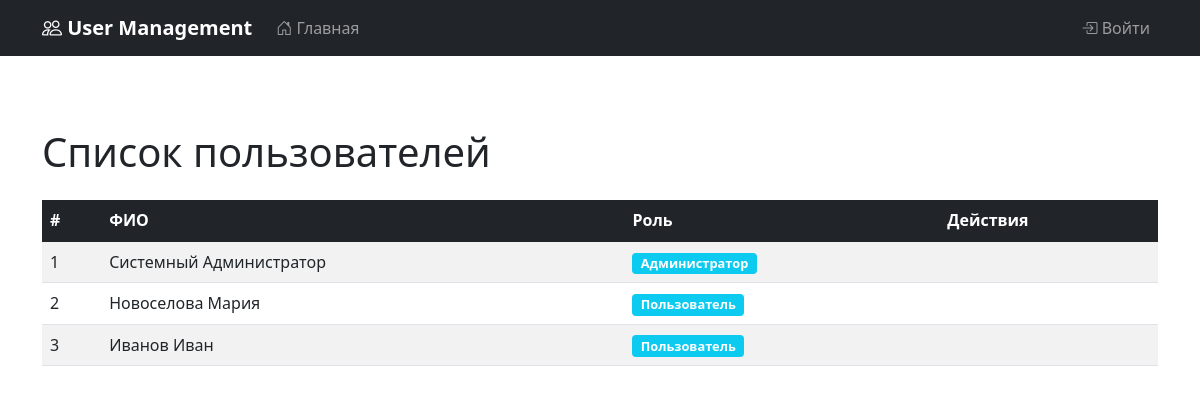
The page / on the database its author committed.
### models.py (models this page shows, shortened)
class User(UserMixin, db.Model):
    __tablename__ = 'users'
    id = db.Column(db.Integer, primary_key=True)
    username = db.Column(db.String(80), unique=True, nullable=False)
    password_hash = db.Column(db.String(200), nullable=False)
    last_name = db.Column(db.String(50))
    first_name = db.Column(db.String(50), nullable=False)
    patronymic = db.Column(db.String(50))
    role_id = db.Column(db.Integer, db.ForeignKey('roles.id'))
    created_at = db.Column(db.DateTime, default=datetime.utcnow)
    visit_logs = db.relationship('VisitLog', backref='user', lazy=True)
    @property
    def password(self):
        raise AttributeError('password is not a readable attribute')
    @property
    def full_name(self):
        parts = [self.last_name or '', self.first_name or '', self.patronymic or '']
        return ' '.join(filter(None, parts)).strip() or self.username

class Role(db.Model):
    __tablename__ = 'roles'
    id = db.Column(db.Integer, primary_key=True)
    name = db.Column(db.String(50), unique=True, nullable=False)
    description = db.Column(db.String(200))
    users = db.relationship('User', backref='role', lazy=True)

### app.py (the view)
@app.route('/')
def index():
    users = User.query.all()
    return render_template('index.html', users=users)

### app.py (called while the page is built)
@app.before_request
def log_visit():
    if request.path.startswith('/static') or request.path == '/favicon.ico':
        return
    if request.path.startswith('/reports/logs'):
        return
    log = VisitLog(
        path=request.path,
        user_id=current_user.id if current_user.is_authenticated else None
    )
    db.session.add(log)
    db.session.commit()

@app.context_processor
def inject_user_role():
    return dict(has_admin_role=current_user.has_role('Администратор') if current_user.is_authenticated else False)

### templates/index.html (shortened to what this page needs)
{% extends "base.html" %}
{% block content %}
<div class="row">
    <div class="col-md-12">
        <h1 class="mt-5">Список пользователей</h1>
        {% if users %}
        <div class="table-responsive mt-4">
            <table class="table table-striped table-hover">
                <thead class="table-dark">
                    <tr>
                        <th>#</th>
                        <th>ФИО</th>
                        <th>Роль</th>
                        <th>Действия</th>
                    </tr>
                </thead>
                <tbody>
                    {% for user in users %}
                    <tr>
                        <td>{{ loop.index }}</td>
                        <td>{{ user.full_name }}</td>
                        <td>
                            {% if user.role %}
                                <span class="badge bg-info">{{ user.role.name }}</span>
                            {% else %}
                                <span class="badge bg-secondary">Нет роли</span>
                            {% endif %}
                        </td>
                        <td>
                        </td>
                    </tr>
                    {% endfor %}
                </tbody>
            </table>
        </div>
        {% endif %}
    </div>
</div>
{% endblock %}

### templates/base.html (style rules this page uses)
body { padding-top: 60px; }
.badge { font-size: 0.8rem; }

### rows shown on the page
User: full_name "Системный Администратор", role.name "Администратор"
User: full_name "Новоселова Мария", role.name "Пользователь"
User: full_name "Иванов Иван", role.name "Пользователь"
